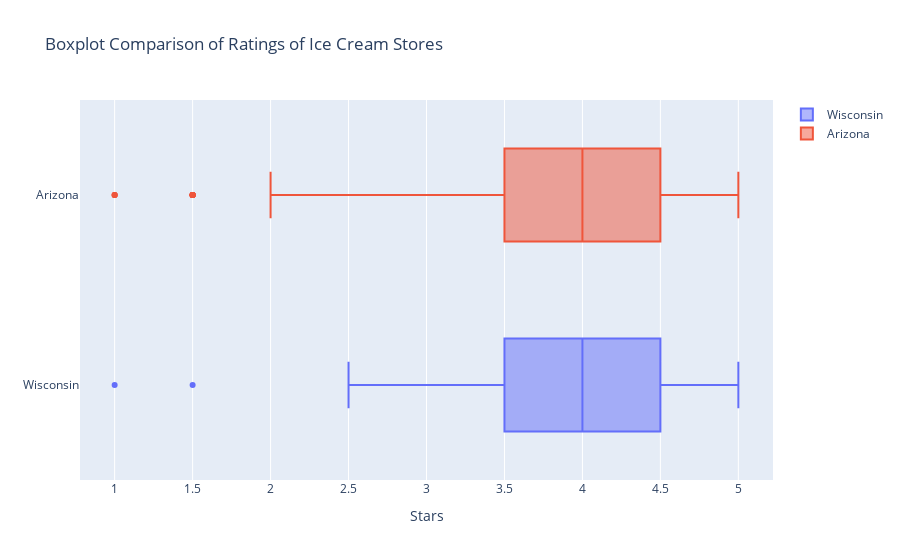

The cell this chart's notebook holds for it:
### Code cell
fig = make_subplots(rows=1, cols=1)
fig.add_trace(go.Box(x = datawi["stars"], name = "Wisconsin"), row=1, col=1)
fig.add_trace(go.Box(x=dataaz["stars"], name = "Arizona"), row=1, col=1)
fig.update_xaxes(title = "Stars")
fig.update_layout(title = "Boxplot Comparison of Ratings of Ice Cream Stores")
fig.show()

### Figure 1 — Plotly figure (JSON) as saved in the notebook; plotly's stock layout.template omitted (floating-point values rounded to 4 significant figures; data arrays with more than 128 entries replaced by an {"elided": "..."} marker saying what was removed)
{"data": [{"name": "Wisconsin", "type": "box", "x": [4, 3.5, 4, 4, 4.5, 4.5, 3, 4, 4.5, 4.5, 3, 4, 4, 3.5, 3.5, 5, 2.5, 4, 3.5, 4.5, 4.5, 3, 4, 3, 3.5, 3.5, 4, 3.5, 4.5, 4, 3, 1, 4.5, 3.5, 4, 3, 4.5, 4, 2.5, 3, 4.5, 3.5, 3.5, 4, 4.5, 5, 3.5, 3.5, 4, 3.5, 3.5, 5, 4, 4.5, 5, 4.5, 4.5, 4.5, 3.5, 3, 4.5, 3, 4, 4.5, 4, 4.5, 3, 4.5, 4.5, 3, 5, 3.5, 3, 4.5, 3, 1.5, 3.5, 4], "xaxis": "x", "yaxis": "y"}, {"name": "Arizona", "type": "box", "x": {"elided": "643 float values"}, "xaxis": "x", "yaxis": "y"}], "layout": {"title": {"text": "Boxplot Comparison of Ratings of Ice Cream Stores"}, "xaxis": {"anchor": "y", "domain": [0, 1], "title": {"text": "Stars"}}, "yaxis": {"anchor": "x", "domain": [0, 1]}}}
